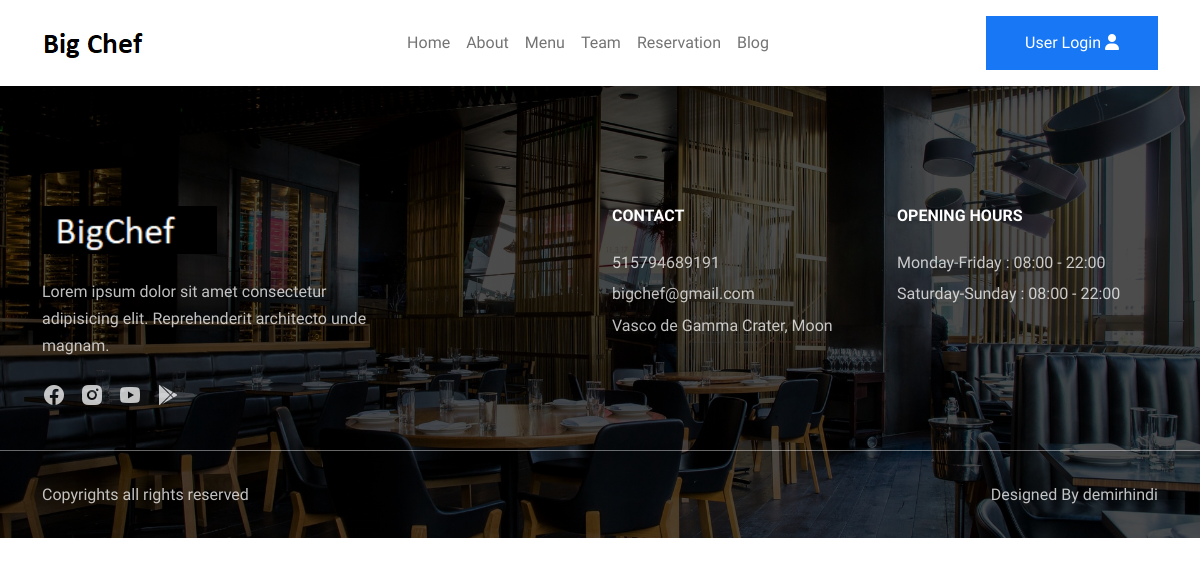
Screenshot of /appointment/16/ with the database file from the repository.
### mainapp/models.py (models this page shows, shortened)
class Contact(models.Model):
    number = models.IntegerField(blank=True)
    mail = models.CharField(max_length=150,blank=True)
    adress=models.CharField(max_length=550,blank=True)
    class Meta:
        verbose_name='contact'
        verbose_name_plural='contacts'

### mainapp/views.py (the view)
# urls.py: path('appointment/<int:id>/',views.appointmentsdetail, name='appointmentsdetail'),
def appointmentsdetail(request,id):
    appointments= Appointment.objects.all()
    appointquery=get_object_or_404(appointments, id=id)
    context= {
        "appointquery": appointquery
    }
    return render(request,'detail/appointdetail.html',context)

### mainapp/context_processor.py (called while the page is built)
def menu_links2(request):
    links2 = Contact.objects.all()
    return dict(links2=links2)

### templates/detail/appointdetail.html (shortened to what this page needs)
{% extends 'base.html' %}
{% load static %}

### templates/include/footer.html
{% load static %}
<footer class="bg-cover">
    <div class="footer-top">
        <div class="container">
            <div class="row gy-5">
                {% for adres in links2 %}
                <div class="col-lg-4">
                    <img src="{% static 'images/whitelogo.png' %}" class="mb-4" alt="">
                    <p>Lorem ipsum dolor sit amet consectetur adipisicing elit. Reprehenderit architecto unde
                        magnam.</p>
                    <div class="social-links">
                        <a href="#"><i class="ri-facebook-circle-fill"></i></a>
                        <a href="#"><i class="ri-instagram-fill"></i></a>
                        <a href="#"><i class="ri-youtube-fill"></i></a>
                        <a href="#"><i class="ri-google-play-fill"></i></a>
                    </div>
                </div>
                <div class="col-lg-3 ms-auto">
                    <h6 class="text-white mb-4">CONTACT</h6>
                    <p class="mb-1">{{adres.number}}</p>
                    <p class="mb-1">{{adres.mail}}</p>
                    <p class="mb-0">{{adres.adress}}</p>
                </div>
                <div class="col-lg-3">
                    <h6 class="text-white mb-4">OPENING HOURS</h6>
                    <p class="mb-1">Monday-Friday : 08:00 - 22:00</p>
                    <p>Saturday-Sunday : 08:00 - 22:00</p>
                </div>
                {% endfor %}
            </div>
        </div>
    </div>
    <div class="footer-bottom">
        <div class="container">
            <div class="row gy-3 justify-content-between">
                <div class="col-auto">
                    <p class="mb-0">Copyrights all rights reserved</p>
                </div>
                <div class="col-auto">
                    <p class="mb-0">Designed By <a
                            href="#">demirhindi</a></p>
                </div>
            </div>
        </div>
    </div>
</footer>

### static/css/style.css (style rules this page uses)
body { font-family: "Spline Sans", sans-serif; color: #777; line-height: 1.7; }
h1,h2,h3,h4,h5,h6 { font-weight: 600; color: #222; }
a { color: #222; text-decoration: none; transition: all 0.4s; }
img { width: 100%; }
.bg-cover { background-position: center !important; background-size: cover !important; background-repeat: no-repeat !important; }
footer { background: linear-gradient(rgba(0, 0, 0, 0.7), rgba(0, 0, 0, 0.7)), url(../images/cover3.jpg); padding-top: 120px; padding-bottom: 30px; }
.footer-top { margin-bottom: 30px; }
footer p, footer a { color: rgba(255, 255, 255, 0.75); }
footer .social-links a { font-size: 24px; margin-right: 10px; }
footer img { max-width: 175px; }
.footer-bottom { padding-top: 30px; border-top: 1px solid rgba(255, 255, 255, 0.4); }

### rows the page displays
Contact: number "515794689191", mail "bigchef@gmail.com", adress "Vasco de Gamma Crater, Moon"
